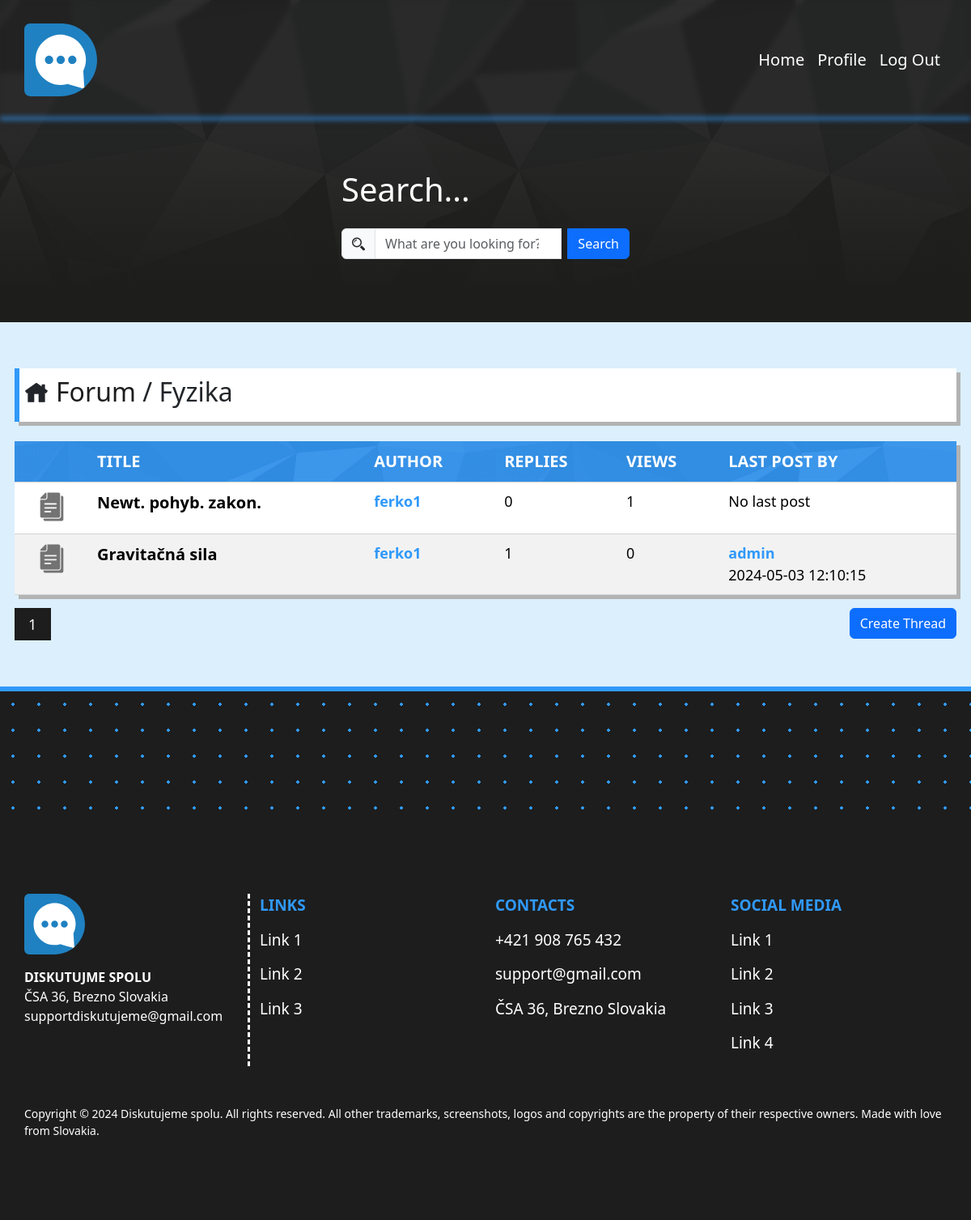
Page /category.php?catname=Fyzika&id=2&page=1 (signed in) on the committed database.
### tables this page shows
CREATE TABLE `thread` (
  `id` int(11) NOT NULL,
  `name` varchar(64) NOT NULL,
  `author_id` int(11) NOT NULL,
  `category` int(11) NOT NULL,
  `views` int(11) NOT NULL
);

CREATE TABLE `users` (
  `id` int(11) NOT NULL,
  `username` varchar(16) NOT NULL,
  `email` varchar(128) NOT NULL,
  `password` text NOT NULL,
  `joined` timestamp NOT NULL DEFAULT current_timestamp(),
  `status` enum('user','admin') NOT NULL DEFAULT 'user'
);

CREATE TABLE `post` (
  `id` int(11) NOT NULL,
  `message` varchar(1024) NOT NULL,
  `author` int(11) NOT NULL,
  `date` timestamp NULL DEFAULT current_timestamp(),
  `thread` int(11) NOT NULL
);

### category.php (the view, shortened to what this page needs)
<?php
include("head.php");
include("header.php");?>
<section id="last-posts-section" class="col-12 py-5 px-0">
	<div class="heading">
		<h2><i class="icofont-home me-2"></i><a href="index.php">Forum</a> / <?php echo $_GET["catname"];?></h2>
	</div>
	<table class="mt-4 table table-striped">
		<tr>
		  	<th></th>
		    <th>Title</th>
		    <th class="d-none d-md-table-cell d-lg-table-cell">Author</th>
		    <th class="d-none d-md-table-cell d-lg-table-cell">Replies</th>
		    <th class="d-none d-md-table-cell d-lg-table-cell">Views</th>
			<th>Last Post By</th>
		</tr>
	    <?php
	    	$dat = new database;
	    	$row = $dat->select_sql_query("thread", ["*"], ["category = ".$_GET["id"]], ["id DESC"], $_GET["page"], 5);
	    	for ($i=0; $i < count($row) ; $i++) {
	    		echo "<tr>";
				echo "<td class='text-center'><i class='icofont-papers'></i></td>";
	    		echo "<td><a href='thread.php?catname=".$_GET["catname"]."&catid=".$_GET["id"]."&threadname=".$row[$i]["name"]."&id=".$row[$i]["id"]."&page=1' class='category-name'>".$row[$i]["name"]."</a></td>";
				$author = $dat->select_sql_query("users", ["username"], ["id =". $row[0]["author_id"]]);
				echo "<td class='d-none d-md-table-cell d-lg-table-cell'><a class='author-name' href='profile.php?name=".$author[0]["username"]."'>".$author[0]["username"]."</a></td>";
				$post_count = $dat->count_sql_query("post", ["id"], ["thread = ".$row[$i]['id']]);
				echo "<td class='d-none d-md-table-cell d-lg-table-cell'>".$post_count."</i></td>";
				echo "<td class='d-none d-md-table-cell d-lg-table-cell'>".$row[$i]["views"]."</i></td>";
				$post_author = $dat->order_sql_query("post", ["author", "date"], ["thread = ".$row[$i]['id']], "id", "DESC", 1);
				if(!empty($post_author)) {
					$author = $dat->select_sql_query("users", ["username"], ["id =". $post_author[0]["author"]]);
					echo "<td><a class='author-name' href='profile.php?name=".$author[0]["username"]."'>".$author[0]["username"]."</a>".$post_author[0]["date"]."</td>";
				} else {
					echo "<td><p>No last post</p></td>";
				}
	    		echo "</tr>";
	    	}
	    ?>
	</table>
	<div class="pages">
		<div class="row g-0 justify-content-between">
			<div class="col-3 row">
			</div>
			<div class="col-3 text-end">
				<a href="<?php echo 'create_thread.php?catname='.$_GET["catname"].'&id='.$_GET["id"]?>" class="btn btn-primary">Create Thread</a>
			</div>
		</div>
	</div>
</section>
<?php include("footer.php");?>

### myCss/basic.css (style rules this page uses)
:root { --blue: #3099FA; --grey: #737373; --lightblue: #DCEFFC; --black: #1d1d1d; }
a { text-decoration: none; }
body { background: var(--lightblue); }
* { margin: 0; padding: 0; box-sizing: border-box; }

### myCss/index.css (style rules this page uses)
#last-posts-section table { box-shadow:5px 5px #b3b3b3; }
#last-posts-section th { background: var(--blue) url("../img/background.png") fixed; text-transform: uppercase; font-size: 20px; padding: 10px 10px; color: white; }
#last-posts-section tr { border-bottom: 1px solid lightgrey; }
#last-posts-section td { font-size: 18px; padding: 10px 10px; background: white; }
.heading { padding: 10px 5px; background: white; box-shadow:5px 5px #b3b3b3; border-left: 6px solid var(--blue); }
.heading h2 a { margin: 0; color: var(--black); }
.icofont-lock, .icofont-chat, .icofont-papers { font-size: 40px; color: var(--grey) }
.category-name { margin: 0; font-size: 20px; font-weight: bold; color: black; }
.author-name { margin: 0; font-size: 18px; font-weight: bold; color: var(--blue); display: block; }

### rows in the picture
thread: name "Newt. pohyb. zakon.", author.username "ferko1", post_count "0", views "1", shows "No last post"
thread: name "Gravitačná sila", views "0"
users: username "ferko1"
users: username "admin"
post: date "2024-05-03 12:10:15"

### other values in the picture
$_GET["catname"] "Fyzika"
$post_count "1"
